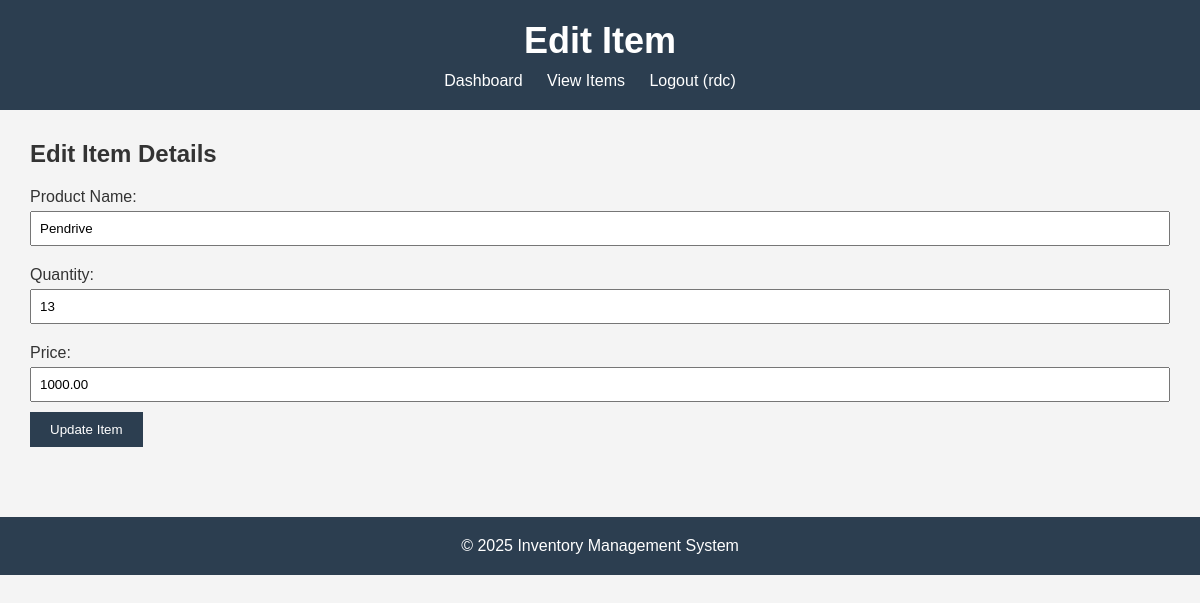
Page /new-inventory-app/edit_item.php?id=3 (signed in) on the committed database.
### tables this page shows
CREATE TABLE `items` (
  `id` int(11) NOT NULL,
  `product_name` varchar(255) NOT NULL,
  `quantity` int(11) NOT NULL,
  `price` decimal(10,2) NOT NULL
);

### new-inventory-app/edit_item.php (the view, shortened to what this page needs)
<?php
$item_id = $_GET['id'];
$conn = new mysqli("localhost", "root", "", "inventory_db");
$stmt = $conn->prepare("SELECT * FROM items WHERE id = ?");
$stmt->bind_param("i", $item_id);
$stmt->execute();
$result = $stmt->get_result();
$item = $result->fetch_assoc();
?>
<!DOCTYPE html>
<html lang="en">
<head>
  <link rel="stylesheet" href="styles.css">
</head>
<body>
  <header>
    <h1>Edit Item</h1>
    <nav>
      <ul>
        <li><a href="index.php">Dashboard</a></li>
        <li><a href="view_items.php">View Items</a></li>
        <li><a href="logout.php">Logout (<?php echo $_SESSION['username']; ?>)</a></li>
      </ul>
    </nav>
  </header>
  <main>
    <section class="edit-item">
      <h2>Edit Item Details</h2>
      <form action="edit_item_process.php" method="POST">
        <label for="product_name">Product Name:</label>
        <input type="text" id="product_name" name="product_name" value="<?php echo $item['product_name']; ?>" required>
        <label for="quantity">Quantity:</label>
        <input type="number" id="quantity" name="quantity" value="<?php echo $item['quantity']; ?>" required>
        <label for="price">Price:</label>
        <input type="text" id="price" name="price" value="<?php echo $item['price']; ?>" required>
        <button type="submit">Update Item</button>
      </form>
    </section>
  </main>
  <footer>
    <p>&copy; 2025 Inventory Management System</p>
  </footer>
</body>
</html>

### new-inventory-app/styles.css (style rules this page uses)
* { margin: 0; padding: 0; box-sizing: border-box; }
body { font-family: Arial, sans-serif; background-color: #f4f4f4; color: #333; }
header { background-color: #2c3e50; color: white; padding: 20px; text-align: center; }
header h1 { font-size: 36px; }
nav ul { list-style: none; margin-top: 10px; }
nav ul li { display: inline; margin-right: 20px; }
nav ul li a { color: white; text-decoration: none; }
main { padding: 30px; max-width: 1200px; margin: 0 auto; }
h2 { font-size: 24px; margin-bottom: 20px; }
form { margin-bottom: 20px; }
form label { display: block; margin: 10px 0 5px; }
form input[type="text"], form input[type="number"], form input[type="password"] { width: 100%; padding: 8px; margin-bottom: 10px; }
form button { background-color: #2c3e50; color: white; padding: 10px 20px; border: none; cursor: pointer; }
footer { text-align: center; padding: 20px; background-color: #2c3e50; color: white; margin-top: 20px; }

### rows in the picture
items: product_name "Pendrive", quantity "13", price "1000.00"

### other values in the picture
$_SESSION['username'] "rdc"
